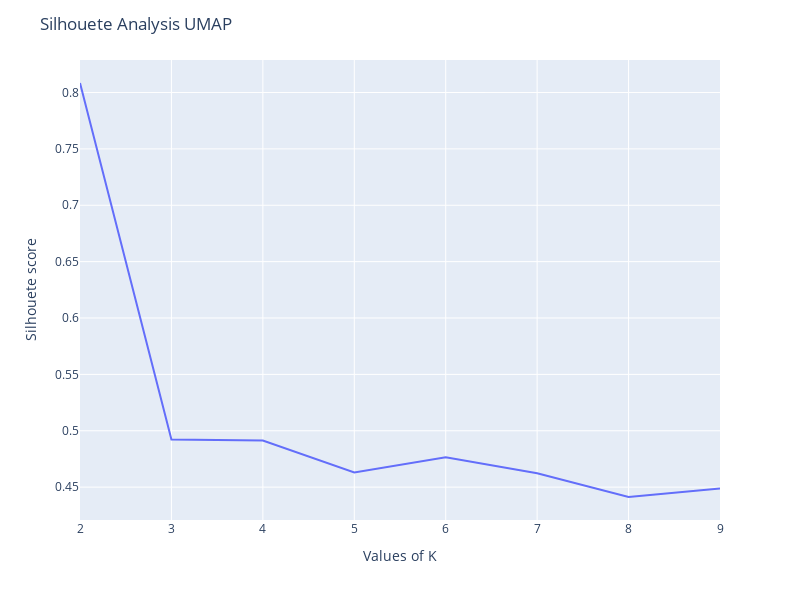

The code cell stored with this chart in its notebook:
### Code cell
SC = []
K = range(2,10)
for num_clusters in K :
    kmeans = KMeans(n_clusters=num_clusters, n_init='auto', random_state=5)
    kmeans.fit(df_umap)
    cluster_labels = kmeans.labels_
    SC.append(silhouette_score(df_umap, cluster_labels))

fig = px.line(df_umap, x=K, y=SC, width=800, height=600)
fig.update_layout(
    title="Silhouete Analysis UMAP",
    xaxis_title="Values of K",
    yaxis_title="Silhouete score",
)
fig.show()

### Figure 1 — Plotly figure (JSON) as saved in the notebook; plotly's stock layout.template omitted (floating-point values rounded to 4 significant figures)
{"data": [{"hovertemplate": "x=%{x}<br>y=%{y}<extra></extra>", "legendgroup": "", "line": {"color": "#636efa", "dash": "solid"}, "marker": {"symbol": "circle"}, "mode": "lines", "name": "", "orientation": "v", "showlegend": false, "type": "scatter", "x": [2, 3, 4, 5, 6, 7, 8, 9], "xaxis": "x", "y": [0.8084, 0.4923, 0.4913, 0.463, 0.4764, 0.4623, 0.4412, 0.4488], "yaxis": "y"}], "layout": {"height": 600, "legend": {"tracegroupgap": 0}, "margin": {"t": 60}, "title": {"text": "Silhouete Analysis UMAP"}, "width": 800, "xaxis": {"anchor": "y", "domain": [0, 1], "title": {"text": "Values of K"}}, "yaxis": {"anchor": "x", "domain": [0, 1], "title": {"text": "Silhouete score"}}}}
